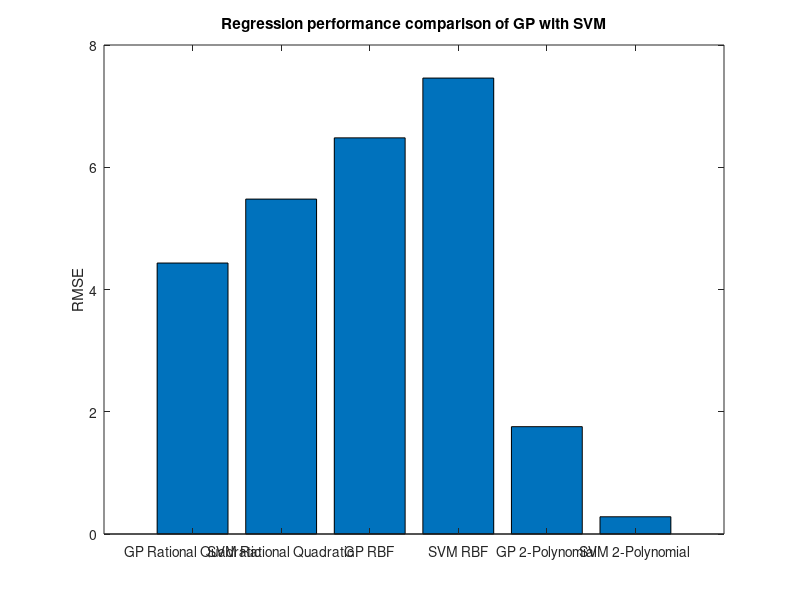

Here is the MATLAB script that generated this plot:
% generate figure for boston results
% collected these one-by-one
val = [4.433,5.479,6.481,7.459,1.756,0.282];
name = {'GP Rational Quadratic';'SVM Rational Quadratic';
    'GP RBF';'SVM RBF';'GP 2-Polynomial';'SVM 2-Polynomial'};
bar(val)
set(gca, 'XTickLabel', name)  
xtickangle(45)
ylabel('RMSE')
title('Regression performance comparison of GP with SVM')
